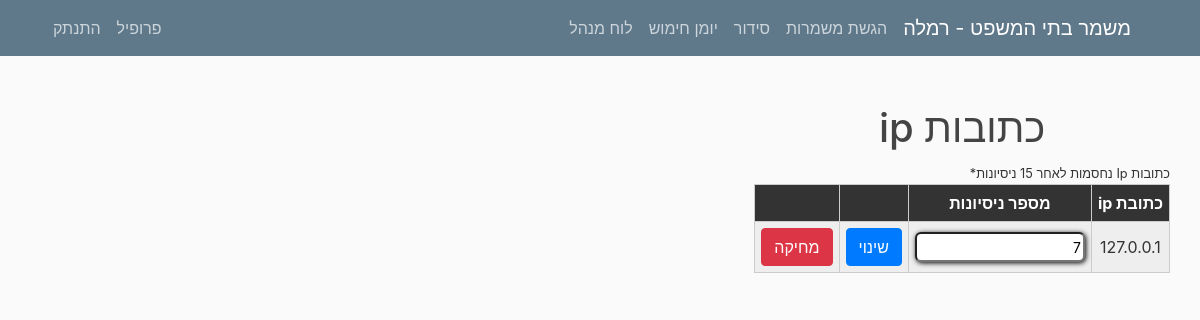
The page /ip/ban/list (signed in) on the database as committed earlier.
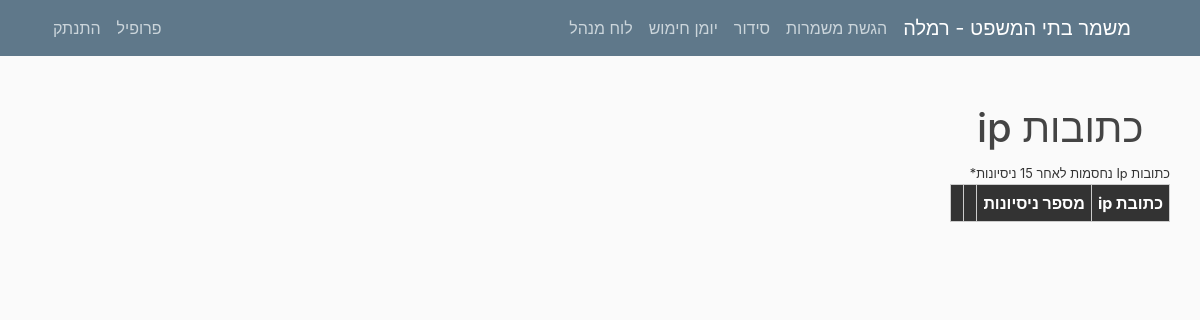
The same page on the database as committed later.
### mishmar/models.py (models this page shows, shortened)
class IpBan(models.Model):
    ipaddress = models.GenericIPAddressField(verbose_name="כתובת IP")
    num_tries = models.IntegerField(default=0, verbose_name="מספר ניסיונות")
    class Meta:
        verbose_name = "חסימת IP"
        verbose_name_plural = "חסימות IP"

### mishmar/views.py (the view, shortened to what this page needs)
# urls.py: path('ip/ban/list', IpBanListView.as_view(), name="ipban-list"),
class IpBanListView(UserPassesTestMixin, LoginRequiredMixin, ListView):
    model = IpBan
    template_name = "mishmar/ipban-list.html"
    context_object_name = "ips"
    paginate_by = 10
    ordering = ["num_tries"]
    def get_context_data(self, **kwargs):
        ctx = super(IpBanListView, self).get_context_data(**kwargs)
        return ctx
    def test_func(self):
        return isStaff(self.request.user)

### mishmar/views.py (called while the page is built)
@register.filter
def get_city(string):
    settings = Settings.objects.all().first()
    return settings.city

@register.filter
def isStaff(user):
    return user.groups.filter(name='staff').exists()

@register.filter
def getmonth(month):
    letter = month.lower()[0]
    if (letter >= 'a' and letter <= 'z'):
        return month
    else:
        months_he = ["ינו", "פבר", "מרץ", "אפר", "מאי", "יונ", "יול", "אוג", "ספט", "אוק", "נוב", "דצמ"]
        months = ["jan", "feb", "mar", "apr", "may", "jun", "jul", "aug", "sep", "oct", "nov", "dec"]
        return months[months_he.index(month)]

@register.filter
def getday(string):
    letter = datetime.datetime.now().strftime("%b").lower()[0]
    if (letter >= 'a' and letter <= 'z'):
        return datetime.datetime.now()
    return datetime.datetime.now()

@register.filter
def get_base_string(user, num):
    return translate_text(base_strings[int(num)], user, "hebrew")

### mishmar/templates/mishmar/ipban-list.html (shortened to what this page needs)
{% extends "mishmar/base.html" %}
{% block content %}
<h1>כתובות ip</h1>
<small>כתובות Ip נחסמות לאחר 15 ניסיונות*</small>
<table class="responsive-table-input-matrix" style="align-items: center">
    <thead>
    <tr>
        <th>כתובת ip</th>
        <th>מספר ניסיונות</th>
        <th></th>
        <th></th>
    </tr>
    </thead>
    <tbody>
        <form method="POST">
    {% for ip in ips %}
    <tr style="align-content: end">
        <td>{{ip.ipaddress}}</td>
        <td><input type="number" name="tries{{ip.id}}" id="tries{{ip.id}}" required value="{{ ip.num_tries}}" ></td>
        <td><button type="submit" name="change" value="{{ip.id}}"class="btn btn-primary">שינוי</button></td>
        <td><button type="submit" name="delete" value="{{ ip.id}}" class="btn btn-danger">מחיקה</button></td>
    </tr>
    {% endfor %}
</form>
    </tbody>
</table>
{% endblock content %}

Rows that differ between the two databases and show on the page:
removed IpBan: ipaddress "127.0.0.1", num_tries "7", {{ ip.id }} 3 (drawn)
